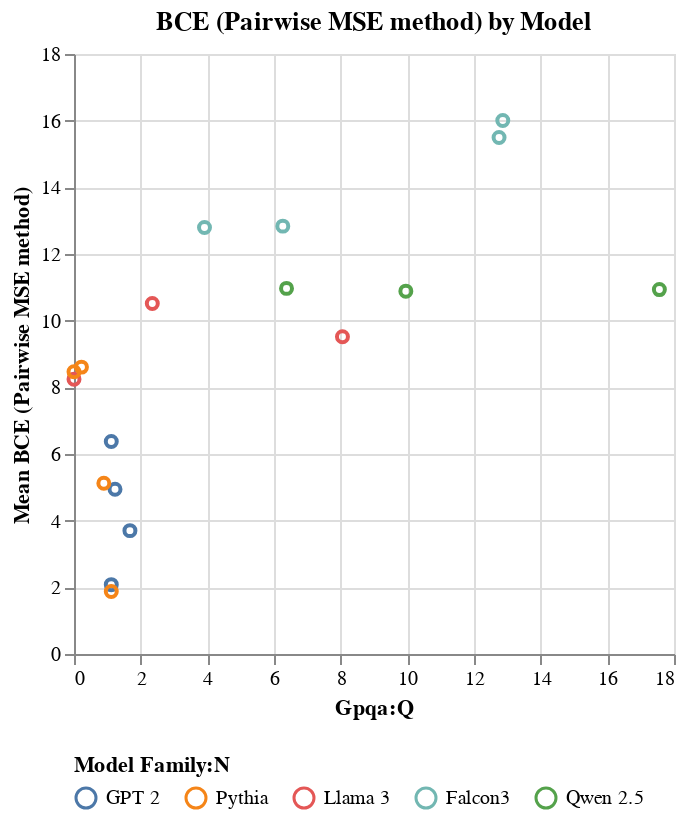

The notebook cell saved with this chart:
### Code cell
config = VisualisationConfig(
    plot_fn=alt.Chart.mark_point,
    fig_title="BCE (Pairwise MSE method) by Model",
    x_category="GPQA:Q",
    y_category="mean(BCE (Pairwise MSE)):Q",
    color_category="Model Family:N",
    tooltip_fields=[
        alt.Tooltip("Language Model:N", title="Model"),
        alt.Tooltip("Model Family:N", title="Family"),
        alt.Tooltip("mean(BCE (Pairwise MSE)):Q", title="Mean BCE", format=".3f"),
        alt.Tooltip("median():Q", title="Median", format=".3f"),
        alt.Tooltip("mean():Q", title="Mean", format=".3f"),
        alt.Tooltip("count():Q", title="Count", format="d"),
    ],
    titles={
        "mean(BCE (Pairwise MSE)):Q": "Mean BCE (Pairwise MSE method)",
        "model_name": "Language Model",
    },
    scale={
        "Model Size:Q": {"type": "log"},
        "mean(BCE (Pairwise MSE)):Q": {"zero": False},
    },
    chart_properties={
        "resolve": {"scale": {"x": "independent", "y": "shared"}},
    },
    legend_config={"columns": 5, "orient": "bottom"},
)

chart_mse = visualize(bce_mse_analyzer.df, config=config)

chart_mse.show()

### Figure 1 — Vega specification as saved in the notebook (floating-point values rounded to 4 significant figures)
{"$schema": "https://vega.github.io/schema/vega/v5.json", "data": [{"name": "source_0", "values": [{"GPQA": 1.119, "Language Model": "gpt2", "Model Family": "GPT 2", "__count": 6460, "mean_BCE (Pairwise MSE)": 2.08}, {"GPQA": 1.119, "Language Model": "pythia-160m", "Model Family": "Pythia", "__count": 6460, "mean_BCE (Pairwise MSE)": 1.874}, {"GPQA": 1.678, "Language Model": "gpt2-medium", "Model Family": "GPT 2", "__count": 6460, "mean_BCE (Pairwise MSE)": 3.701}, {"GPQA": 1.23, "Language Model": "gpt2-large", "Model Family": "GPT 2", "__count": 6460, "mean_BCE (Pairwise MSE)": 4.943}, {"GPQA": 0.8949, "Language Model": "pythia-1b", "Model Family": "Pythia", "__count": 6460, "mean_BCE (Pairwise MSE)": 5.122}, {"GPQA": 0.0, "Language Model": "Llama-3.2-1B", "Model Family": "Llama 3", "__count": 6460, "mean_BCE (Pairwise MSE)": 8.245}, {"GPQA": 1.119, "Language Model": "gpt2-xl", "Model Family": "GPT 2", "__count": 6460, "mean_BCE (Pairwise MSE)": 6.373}, {"GPQA": 3.915, "Language Model": "Falcon3-1B-Base", "Model Family": "Falcon3", "__count": 6460, "mean_BCE (Pairwise MSE)": 12.8}, {"GPQA": 6.376, "Language Model": "Qwen2.5-3B", "Model Family": "Qwen 2.5", "__count": 6460, "mean_BCE (Pairwise MSE)": 10.97}, {"GPQA": 2.349, "Language Model": "Llama-3.2-3B", "Model Family": "Llama 3", "__count": 6460, "mean_BCE (Pairwise MSE)": 10.52}, {"GPQA": 6.264, "Language Model": "Falcon3-3B-Base", "Model Family": "Falcon3", "__count": 6460, "mean_BCE (Pairwise MSE)": 12.84}, {"GPQA": 0.2237, "Language Model": "pythia-6.9b", "Model Family": "Pythia", "__count": 6460, "mean_BCE (Pairwise MSE)": 8.607}, {"GPQA": 12.86, "Language Model": "Falcon3-7B-Base", "Model Family": "Falcon3", "__count": 6460, "mean_BCE (Pairwise MSE)": 16.01}, {"GPQA": 9.955, "Language Model": "Qwen2.5-7B", "Model Family": "Qwen 2.5", "__count": 6460, "mean_BCE (Pairwise MSE)": 10.89}, {"GPQA": 8.054, "Language Model": "Llama-3.1-8B", "Model Family": "Llama 3", "__count": 6460, "mean_BCE (Pairwise MSE)": 9.516}, {"GPQA": 12.75, "Language Model": "Falcon3-10B-Base", "Model Family": "Falcon3", "__count": 6460, "mean_BCE (Pairwise MSE)": 15.5}, {"GPQA": 0.0, "Language Model": "pythia-12b", "Model Family": "Pythia", "__count": 6460, "mean_BCE (Pairwise MSE)": 8.469}, {"GPQA": 17.56, "Language Model": "Qwen2.5-14B", "Model Family": "Qwen 2.5", "__count": 6460, "mean_BCE (Pairwise MSE)": 10.93}]}, {"name": "source_0_x_domain_GPQA", "values": [{"min": 0.0, "max": 17.56}]}, {"name": "source_0_y_domain_mean_BCE (Pairwise MSE)", "values": [{"min": 1.874, "max": 16.01}]}, {"name": "source_0_color_domain_Model Family", "values": [{"Model Family": "GPT 2"}, {"Model Family": "Pythia"}, {"Model Family": "Llama 3"}, {"Model Family": "Falcon3"}, {"Model Family": "Qwen 2.5"}]}], "marks": [{"type": "symbol", "name": "marks", "from": {"data": "source_0"}, "encode": {"update": {"fill": {"value": "transparent"}, "stroke": {"field": "Model Family", "scale": "color"}, "tooltip": {"signal": "{\"Model\": isValid(datum[\"Language Model\"]) ? datum[\"Language Model\"] : \"\"+datum[\"Language Model\"], \"Family\": isValid(datum[\"Model Family\"]) ? datum[\"Model Family\"] : \"\"+datum[\"Model Family\"], \"Mean BCE\": format(datum[\"mean_BCE (Pairwise MSE)\"], \".3f\"), \"Count\": format(datum[\"__count\"], \"d\")}"}, "x": {"field": "GPQA", "scale": "x"}, "y": {"field": "mean_BCE (Pairwise MSE)", "scale": "y"}}}, "style": ["point"]}], "scales": [{"name": "x", "type": "linear", "domain": [{"signal": "(data(\"source_0_x_domain_GPQA\")[0] || {}).min"}, {"signal": "(data(\"source_0_x_domain_GPQA\")[0] || {}).max"}], "range": [0, {"signal": "width"}], "nice": true, "zero": true}, {"name": "y", "type": "linear", "domain": [{"signal": "(data(\"source_0_y_domain_mean_BCE (Pairwise MSE)\")[0] || {}).min"}, {"signal": "(data(\"source_0_y_domain_mean_BCE (Pairwise MSE)\")[0] || {}).max"}], "range": [{"signal": "height"}, 0], "zero": false, "nice": true}, {"name": "color", "type": "ordinal", "domain": {"data": "source_0_color_domain_Model Family", "field": "Model Family"}, "range": "category"}], "axes": [{"scale": "x", "gridScale": "y", "zindex": 0, "tickCount": {"signal": "ceil(width/40)"}, "labels": false, "grid": true, "domain": false, "aria": false, "minExtent": 0, "orient": "bottom", "maxExtent": 0, "ticks": false}, {"scale": "y", "orient": "left", "tickCount": {"signal": "ceil(height/40)"}, "minExtent": 0, "zindex": 0, "aria": false, "ticks": false, "maxExtent": 0, "labels": false, "gridScale": "x", "domain": false, "grid": true}, {"scale": "x", "zindex": 0, "orient": "bottom", "title": "Gpqa:Q", "labelOverlap": true, "tickCount": {"signal": "ceil(width/40)"}, "grid": false, "labelFlush": true}, {"scale": "y", "tickCount": {"signal": "ceil(height/40)"}, "zindex": 0, "orient": "left", "title": "Mean BCE (Pairwise MSE method)", "labelOverlap": true, "grid": false}], "title": {"text": "BCE (Pairwise MSE method) by Model", "frame": "group"}, "padding": 5, "style": "cell", "background": "white", "height": 300, "width": 300, "legends": [{"columns": 5, "orient": "bottom", "title": "Model Family:N", "stroke": "color", "direction": "horizontal", "symbolType": "circle", "encode": {"symbols": {"update": {"fill": {"value": "transparent"}}}}}]}
